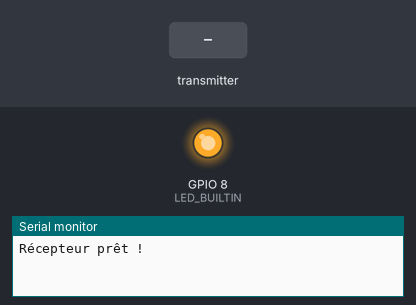
This sketch was run on a simulated ESP32-C3. Parts: output pins drawn as LEDs (lit = HIGH), the last lines printed to the serial monitor. The inputs (shaded band) are chosen by the test bench.

Above: at 1.2 s.
1.3 s: the transmitter starts sending text = ON
At 2.0 s:
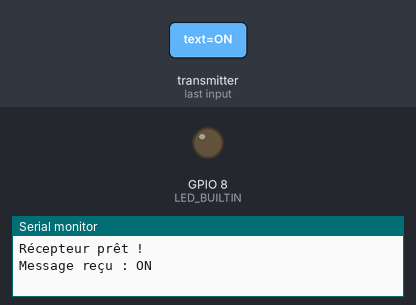
Timing chart, 0 to 11.3 s (numbered marks = the images above; inputs shaded):
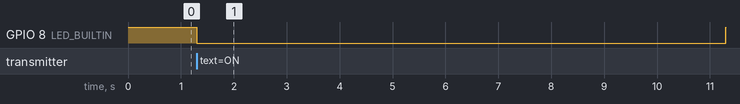

The sketch:

firstCom2espclient.ino
```cpp
#include <esp_now.h>
#include <WiFi.h>

#define LED_BUILTIN 8  // LED intégrée ESP32-C3

typedef struct struct_message {
  char text[10];
} struct_message;

struct_message incomingData;

void OnDataRecv(const esp_now_recv_info_t *info, const uint8_t *data, int len) {
  memcpy(&incomingData, data, sizeof(incomingData));
  Serial.print("Message reçu : ");
  Serial.println(incomingData.text);

  if (String(incomingData.text) == "ON") {
    digitalWrite(LED_BUILTIN, LOW);  // LED ON (car LED active LOW)
    delay(1000);
    digitalWrite(LED_BUILTIN, HIGH); // LED OFF
  }
}

void setup() {
  Serial.begin(115200);
  pinMode(LED_BUILTIN, OUTPUT);
  digitalWrite(LED_BUILTIN, HIGH);  // LED éteinte

  WiFi.mode(WIFI_STA);
  WiFi.disconnect();

  if (esp_now_init() != ESP_OK) {
    Serial.println("Erreur init ESP-NOW");
    return;
  }

  esp_now_register_recv_cb(OnDataRecv);

  Serial.println("Récepteur prêt !");
}

void loop() {
  // Pas besoin de code ici, tout se fait en callback
}
```

Measured:
- after the input at 1.3 s, GPIO 8 (LED_BUILTIN): HIGH → LOW at once
